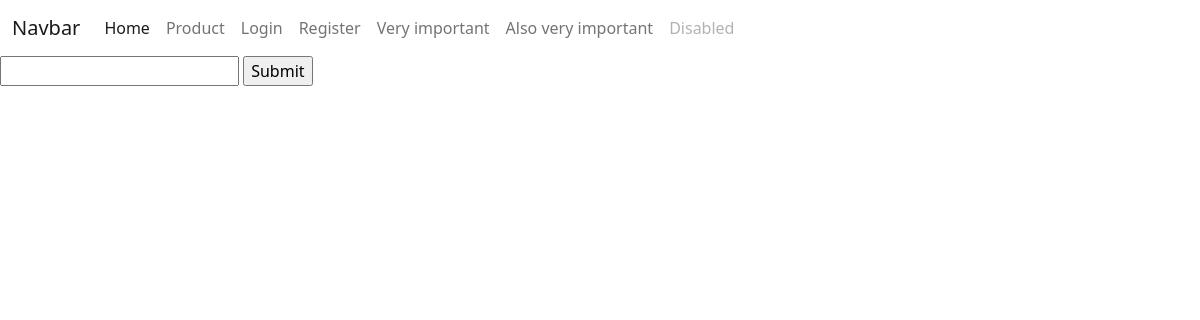
The app's page /products/, older data.
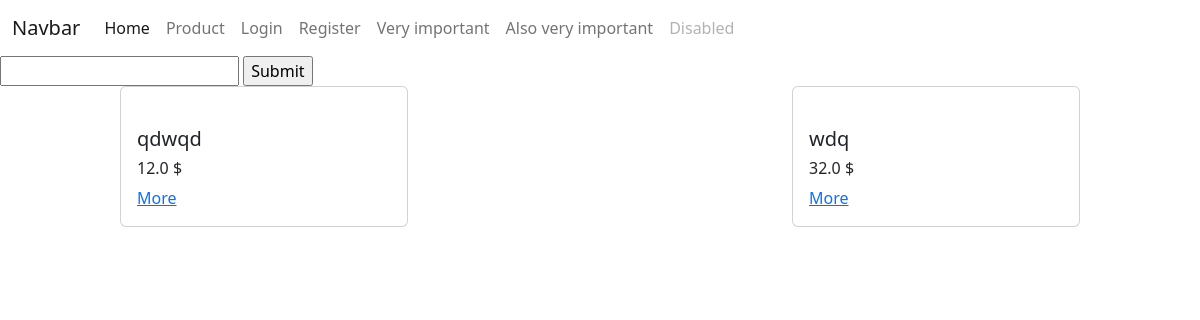
The same page, newer data.
### product/models.py (models this page shows)
class Product(models.Model):
    author = models.ForeignKey(User, on_delete=models.CASCADE, null=True)
    image = models.ImageField(blank=True, null=True)
    name = models.CharField(max_length=150)
    description = models.CharField(max_length=250)
    price = models.FloatField()
    rate = models.FloatField(default=0.0)

### product/views.py (the view)
# urls.py: path('products/', products_view),
def products_view(request):
    if request.method == 'GET':
        products = Product.objects.all()
        search = request.GET.get('search')
        page = request.GET.get('page', 1)
        if search is not None:
            products = Product.objects.filter(name__icontains=search) or \
                       Product.objects.filter(description__icontains=search)
        max_page = products.__len__()/ PAGINATION_LIMIT
        if round(max_page) < max_page:
            max_page = round(max_page) + 1
        if max_page < 1:
            max_page = 0
        products = products[PAGINATION_LIMIT * (page -1): PAGINATION_LIMIT * page]
        context = {
            'products': products,
            'user': request.user,
            'max_page': range(1, max_page+1)
        }
        return render(request, 'products/products.html', context=context)

### templates/products/products.html (shortened to what this page needs)
{% extends 'layouts/index.html' %}
{% load static %}
{% block head %}
    <link rel="stylesheet" href="{% static 'products.css' %}">
{% endblock %}
{% block content %}
    <form action="/products" method="get">
        <input type="text" name="search">
        <input type="submit" name="search">
    </form>
    <div class="products">
        {% for product in products %}
            <div class="card" style="width: 18rem;">
                <div class="card-body">
                    <h5 class="card-name">{{ product.name }}</h5>
                    <h6 class="card-price">{{ product.price }} $</h6>
                    <a href="/products/{{ product.id }}" class="card-link">More</a>
                </div>
            </div>
        {% endfor %}
    </div>
{% endblock %}

Row changes from the older to the newer data that the page shows:
added Product: name "qdwqd", price "12.0"
added Product: name "wdq", price "32.0"
